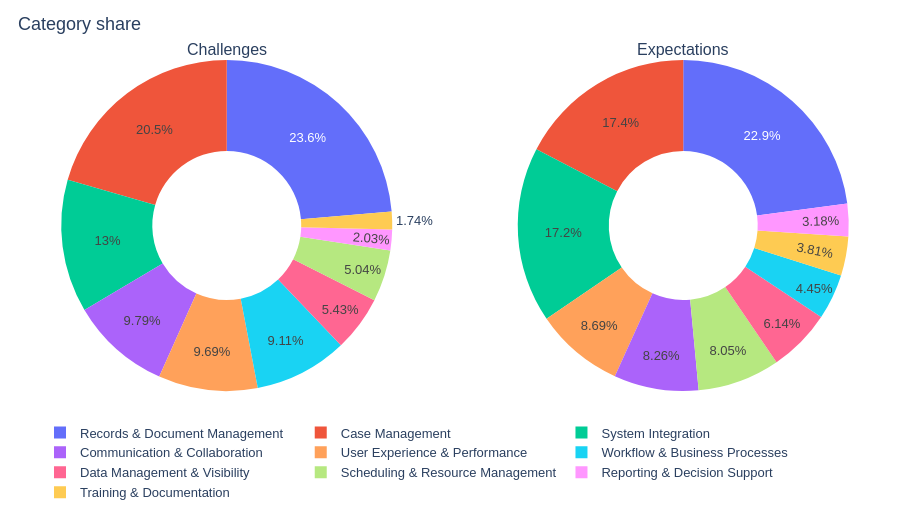

Notebook code cell kept with this figure:
### Code cell
fig = make_subplots(
    rows=1,
    cols=2,
    specs=[[{"type": "domain"}, {"type": "domain"}]],
    subplot_titles=("Challenges", "Expectations"),
)

for col, frame, name in [
    (1, challenges, "Challenges"),
    (2, expectations, "Expectations"),
]:
    counts = frame["Category"].value_counts().reindex(CATEGORY_ORDER).fillna(0)
    fig.add_trace(
        go.Pie(
            labels=counts.index,
            values=counts.values,
            hole=0.45,
            name=name,
            textinfo="percent",
            hovertemplate="%{label}<br>%{value} records (%{percent})<extra></extra>",
        ),
        row=1,
        col=col,
    )

fig.update_layout(
    title_text="Category share",
    height=520,
    legend=dict(orientation="h", y=-0.08),
)
show(fig, "category_share_donuts")

### Figure 1 — Plotly figure (JSON) as saved in the notebook; plotly's stock layout.template omitted (floating-point values rounded to 4 significant figures)
{"data": [{"domain": {"x": [0, 0.45], "y": [0, 1]}, "hole": 0.45, "hovertemplate": "%{label}<br>%{value} records (%{percent})<extra></extra>", "labels": ["Workflow & Business Processes", "Case Management", "Data Management & Visibility", "Records & Document Management", "System Integration", "Reporting & Decision Support", "Communication & Collaboration", "Scheduling & Resource Management", "User Experience & Performance", "Training & Documentation"], "name": "Challenges", "textinfo": "percent", "type": "pie", "values": [94, 212, 56, 244, 134, 21, 101, 52, 100, 18]}, {"domain": {"x": [0.55, 1], "y": [0, 1]}, "hole": 0.45, "hovertemplate": "%{label}<br>%{value} records (%{percent})<extra></extra>", "labels": ["Workflow & Business Processes", "Case Management", "Data Management & Visibility", "Records & Document Management", "System Integration", "Reporting & Decision Support", "Communication & Collaboration", "Scheduling & Resource Management", "User Experience & Performance", "Training & Documentation"], "name": "Expectations", "textinfo": "percent", "type": "pie", "values": [21, 82, 29, 108, 81, 15, 39, 38, 41, 18]}], "layout": {"annotations": [{"font": {"size": 16}, "showarrow": false, "text": "Challenges", "x": 0.225, "xanchor": "center", "xref": "paper", "y": 1, "yanchor": "bottom", "yref": "paper"}, {"font": {"size": 16}, "showarrow": false, "text": "Expectations", "x": 0.775, "xanchor": "center", "xref": "paper", "y": 1, "yanchor": "bottom", "yref": "paper"}], "font": {"family": "IBM Plex Sans, Helvetica, Arial, sans-serif", "size": 13}, "height": 520, "legend": {"orientation": "h", "y": -0.08}, "margin": {"b": 40, "l": 40, "r": 30, "t": 60}, "title": {"text": "Category share", "x": 0.02, "xanchor": "left"}}}
